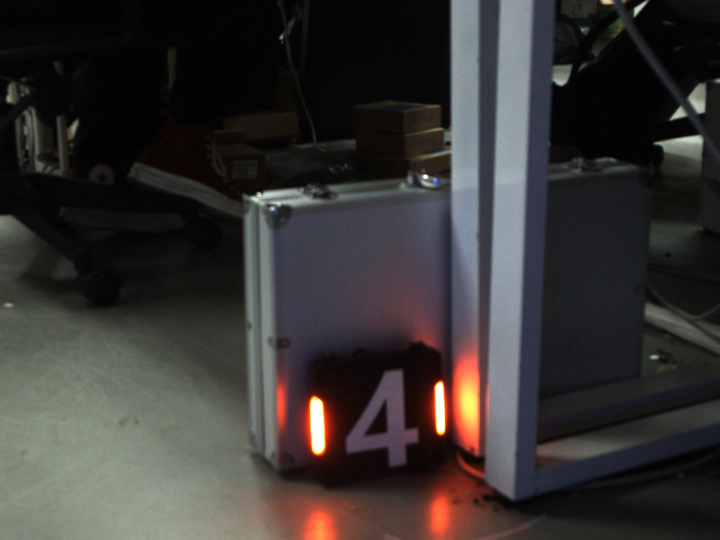
//> input picture image/task01_a.png, 1440 x 1080 px (shown at 1/2 size)
$ ./main   (built with g++ and OpenCV 4)
//> lines starting //> are read from the running program, lines starting //| are printed output that depends on the picture; after the words box and inside, x2 and y2 are one past the last pixel; in counts of white or black regions, pixels touching at a corner belong together
#include <iostream>
#include <opencv2/opencv.hpp>
#include <queue>
using namespace std;
using namespace cv;

/*
通过鼠标回调能得出装甲板区域的对角坐标（左上角和右下角）
经过计算可以得出rect的区域获得roi
经过clone的roi不会影响原图，没有经过clone的roi会影响原图


x:578 y: 680
wait for next data...
x:979 y: 974
left corn data: 578 680
weight: 401 hight: 294

*/

queue<pair<int,int>> q_xy;

void mousecb(int event, int x, int y, int flags, void *userdata)
{
    if (event == EVENT_LBUTTONDOWN)
    {
        cout << "x:" << x << " y: " << y << endl;
        pair<int,int>xy;
        xy.first = x;
        xy.second = y;
        q_xy.push(xy);
        // cout << q_xy.size() << endl;
        if (q_xy.size() > 1)
        {
            pair<int,int>temp;
            temp = q_xy.front();
            cout << "left corn data: " << temp.first << " " << temp.second << endl;
            q_xy.pop();
            cout << "weight: " << (q_xy.front().first - temp.first) << " hight: " << (q_xy.front().second - temp.second) << endl;
        }
        else
        {
            cout << "wait for next data..." << endl;
        }


    }

}

int main()
{
    Mat p1,p2;
    p1 = imread("../image/task01_a.png");
//> p1 is the input picture: 1080 rows x 1440 cols, CV_8UC3; mean B, G, R 51.1, 52.5, 55.8
    p2 = imread("../image/task01_b.png");
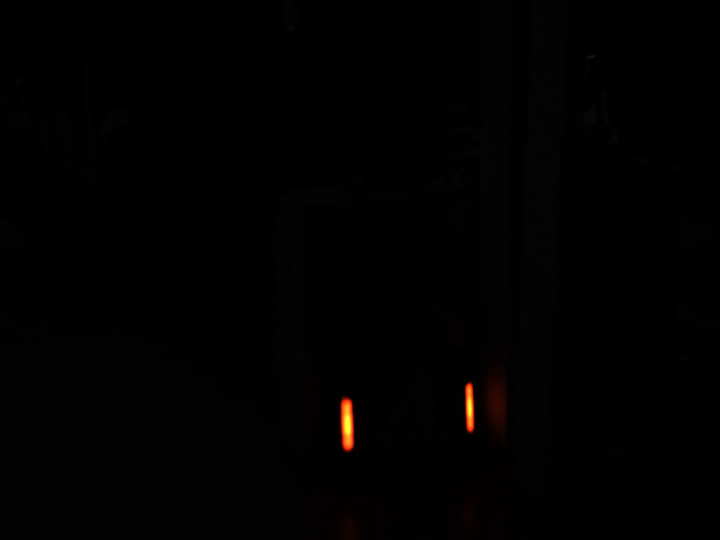
//> input picture image/task01_b.png, 1440 x 1080 px (shown at 1/2 size)
//> p2 is the input picture: 1080 rows x 1440 cols, CV_8UC3; mean B, G, R 0.9, 1.1, 1.7
    if (p1.empty() || p2.empty())
    {
        cout << "open picture fail..." << endl;
        return -1;
    }
    else
    {
        cout << "weight: " << p1.cols << endl;
//| weight: 1440
        cout << "hight: " << p1.rows << endl;
//| hight: 1080
        cout << "channel: " << p1.channels() << endl;
//| channel: 3
        cout << "type: " << p1.type() << endl;
//| type: 16
        cout << "weight: " << p2.cols << endl;
//| weight: 1440
        cout << "hight: " << p2.rows << endl;
//| hight: 1080
        cout << "channel: " << p2.channels() << endl;
//| channel: 3
        cout << "type: " << p2.type() << endl;
//| type: 16
    }
    Mat gp1,gp2;
    cvtColor(p1,gp1,COLOR_BGR2GRAY);
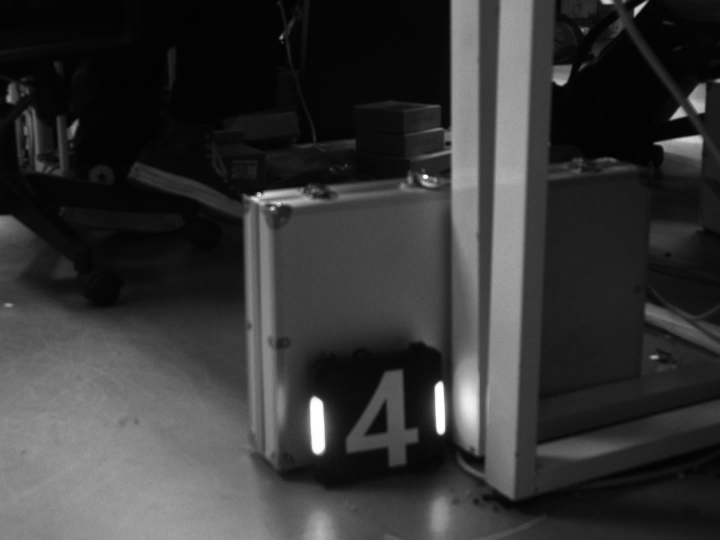
//> gp1: 1080 rows x 1440 cols, CV_8UC1 (shown at 1/2 size); min 0, max 255, mean 53.3
    cvtColor(p2,gp2,COLOR_BGR2GRAY);
    // imshow("211",gp1);
    // waitKey(0);
    // destroyAllWindows();
    imwrite("../image_output/task01/gray_a.png",gp1);
    imwrite("../image_output/task01/gray_b.png",gp2);
    // [7 lines of commented-out code are left out]
    Rect rect(578,680,401,294);
    if (rect.x < 0 || rect.y < 0 || rect.width < 0 || rect.height < 0 || rect.x + rect.width > p1.cols || rect.y + rect.height > p1.rows)
    {
        cout << "roi越界" << endl;
        return -1;
    }

    Mat roi = p1(rect);
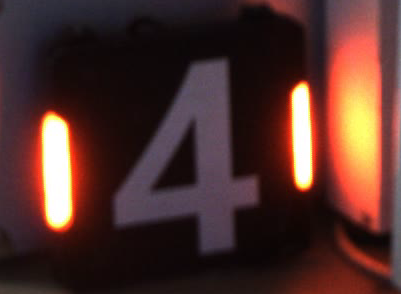
//> roi: 294 rows x 401 cols, CV_8UC3; mean B, G, R 42.7, 47.2, 79.1
    // imshow("roi",roi);
    // waitKey(0);
    // destroyAllWindows();
    imwrite("../image_output/task01/roi.png",roi);

    Mat roi_b = p2(rect);
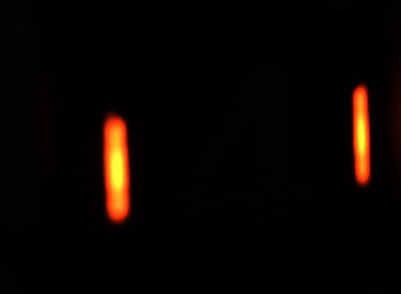
//> roi_b: 294 rows x 401 cols, CV_8UC3; mean B, G, R 1.5, 4.3, 9.4
    Mat roi_b_c = p2(rect).clone();
    cvtColor(roi_b_c,roi_b_c,COLOR_BGR2HSV);
//> roi_b_c: 294 rows x 401 cols, CV_8UC3; mean H, S, V 14, 48.2, 9.4
    imwrite("../image_output/task01/task01_b_roi_clone.png",p2);
    cvtColor(roi_b,roi_b,COLOR_BGR2HSV);
//> p2: 1080 rows x 1440 cols, CV_8UC3; 3.82% of pixels changed, all inside (x1, y1, x2, y2) = (578, 680, 979, 974)
    imwrite("../image_output/task01/task01_b_roi.png",p2);
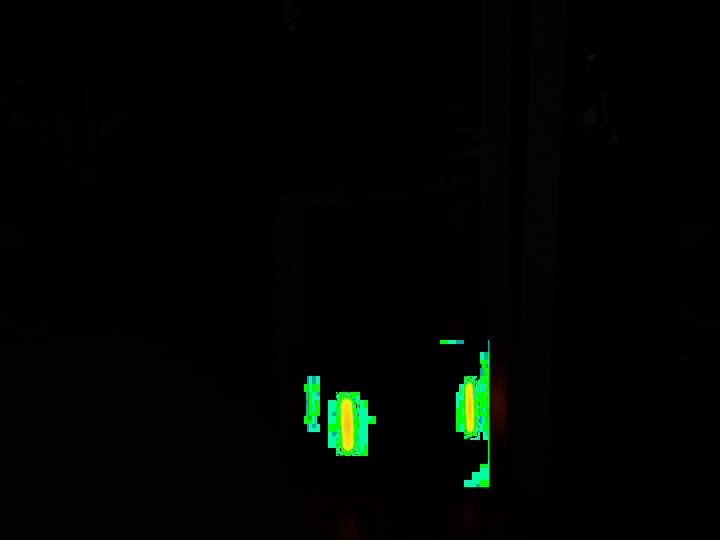
//> saved as task01_b_roi.png: 1080 rows x 1440 cols, CV_8UC3 (shown at 1/2 size); mean B, G, R 1.9, 4.5, 1.7
    return 0;
}
